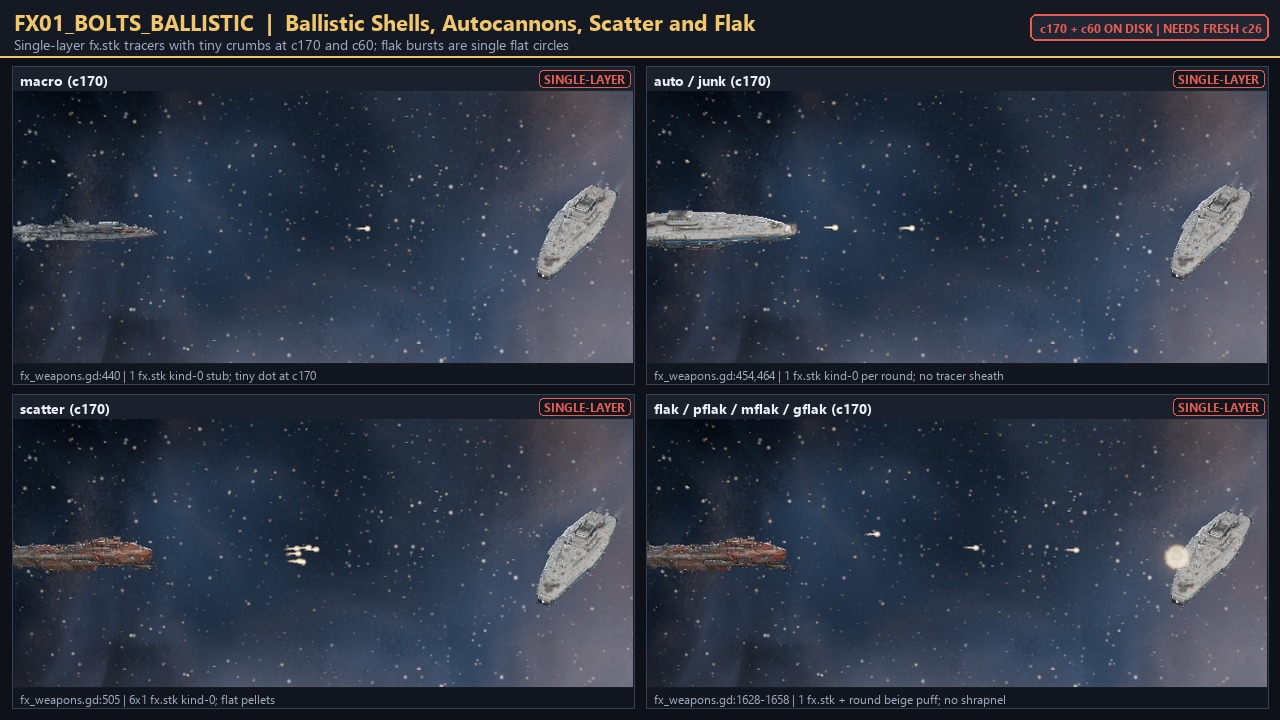
#> input picture contrib/neon/reviews/effects_sweep_1124_pics/FX01_bolts_ballistic.jpg, 1280 x 720 px
$ python -i round5_sheets.py   (imports and definitions only)
#> lines starting #> are read from the running program, lines starting #| are printed output that depends on the picture; after the words box and inside, x2 and y2 are one past the last pixel; in counts of white or black regions, pixels touching at a corner belong together
#> further down, picture is the input picture: PIL image 1280x720 RGB; mean R, G, B 47.1, 53.7, 67.4
"""Matched round 5 evidence, fixed colour bins and cache/source verification."""
import hashlib
import json
import os
from pathlib import Path
import shutil
import struct
import textwrap

import numpy as np
from PIL import Image, ImageDraw, ImageFont
from scipy import ndimage

import round5_run as run
# [1 line that did not run here, left out]
CROPS={'battle':(608,417,1312,662),'close':(448,275,1472,805)}
ANCHORS=np.array([[40,39,38],[106,44,34],[184,64,42],[224,64,44]],np.float32)
CLASSES=['soot_dark','rust','red_trim','lit_red']


# [7 lines left out: function classify, not called in this run]


def silhouette(im):
    rgb=np.asarray(im.convert('RGB')).astype(float)
    border=np.concatenate([rgb[:8].reshape(-1,3),rgb[-8:].reshape(-1,3),rgb[:,:8].reshape(-1,3),rgb[:,-8:].reshape(-1,3)])
    mask=np.max(abs(rgb-np.median(border,axis=0)),axis=2)>22
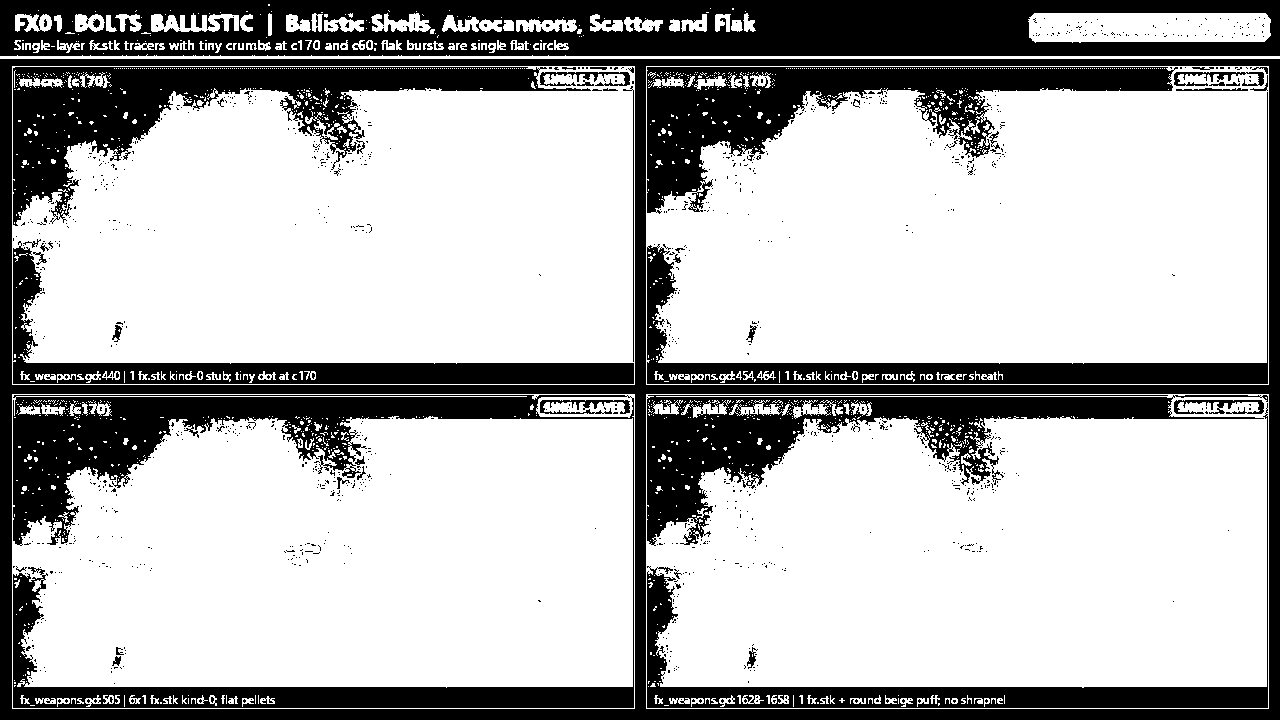
#> mask: shape (720, 1280) bool; 70.3% white; 1173 black regions (1126 under 20 px), largest, box (x1, y1, x2, y2) and area: (0, 59, 1280, 720) 56116, (0, 0, 1280, 56) 54981, (13, 395, 634, 708) 39136
    labels,_=ndimage.label(mask);sizes=np.bincount(labels.ravel());sizes[0]=0
#> after `labels, _ = ndimage.label(mask)`:
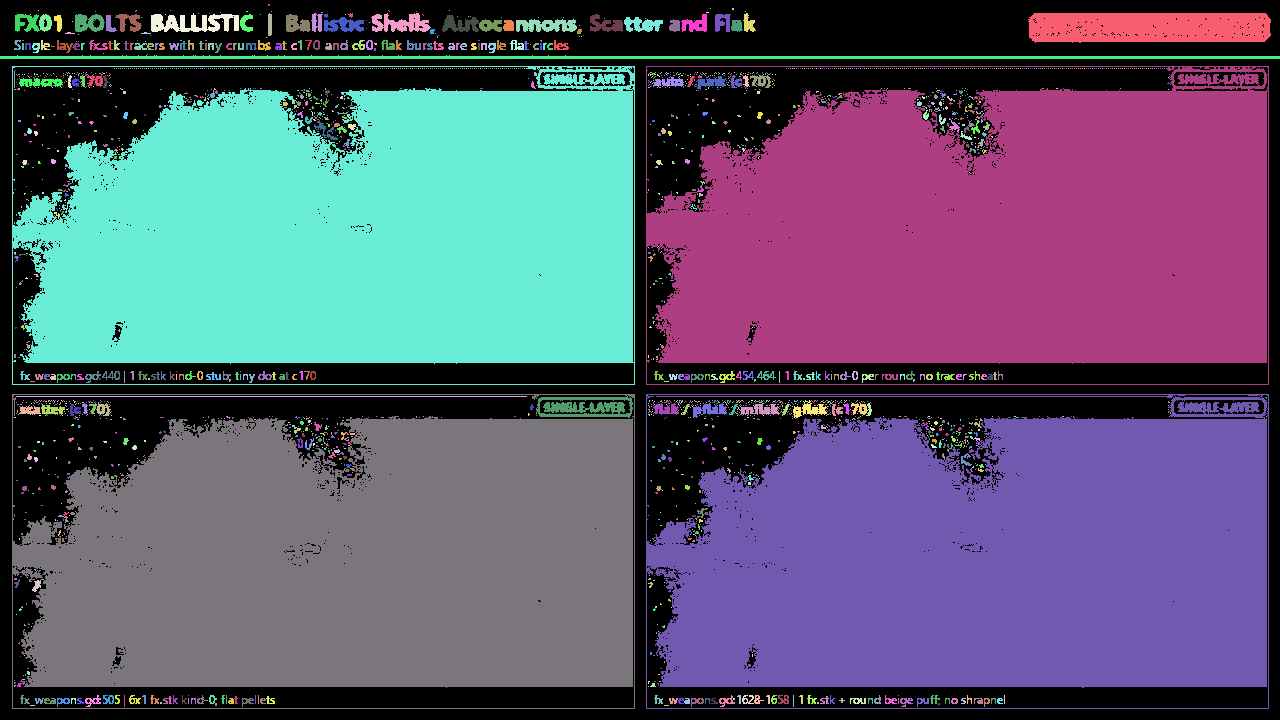
#> labels: shape (720, 1280) int32; 2539 distinct labels, from 0 to 2538; one colour per label, 0 black
#> after `sizes = np.bincount(labels.ravel())`: sizes = 2539 values, max 273290 at index 0, min 1 at index 2, mean 363
    mask=np.isin(labels,np.where(sizes>sizes.max()*.008)[0])
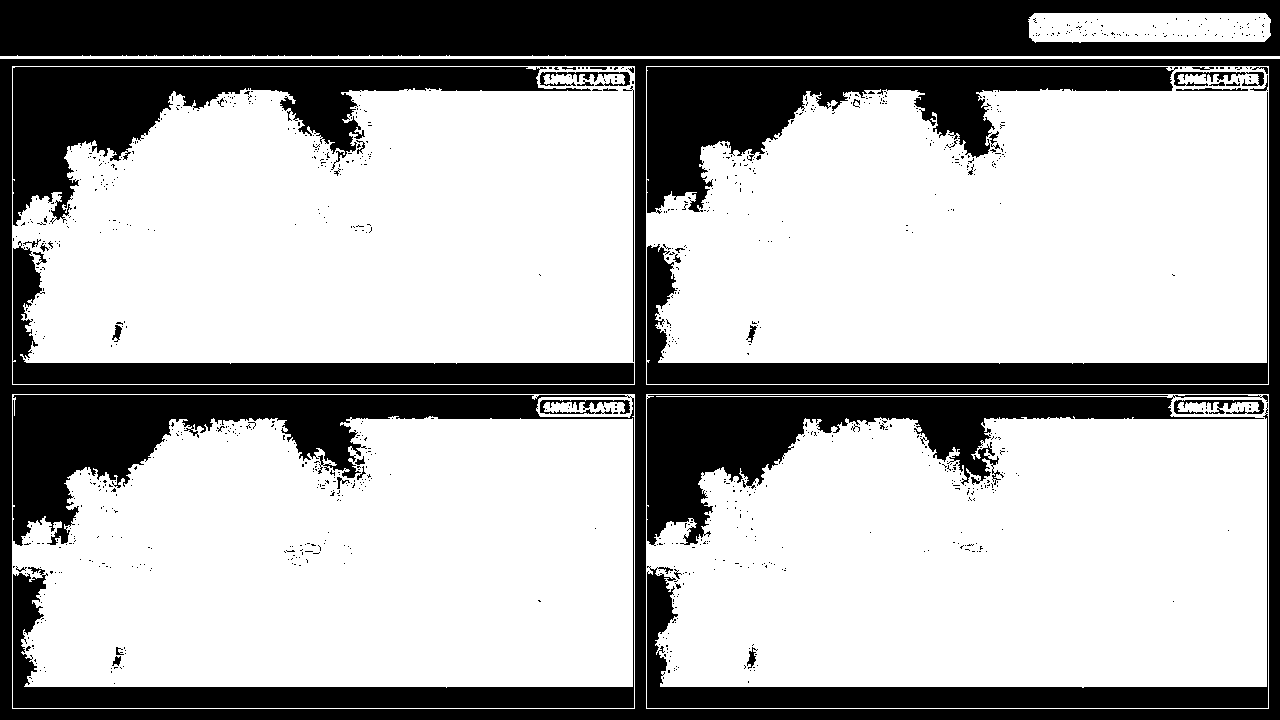
#> mask: shape (720, 1280) bool; 67.7% white; 1028 black regions (982 under 20 px), largest, box (x1, y1, x2, y2) and area: (0, 0, 1280, 56) 64701, (0, 59, 1280, 720) 56116, (13, 395, 634, 708) 42673
    return ndimage.binary_fill_holes(mask)
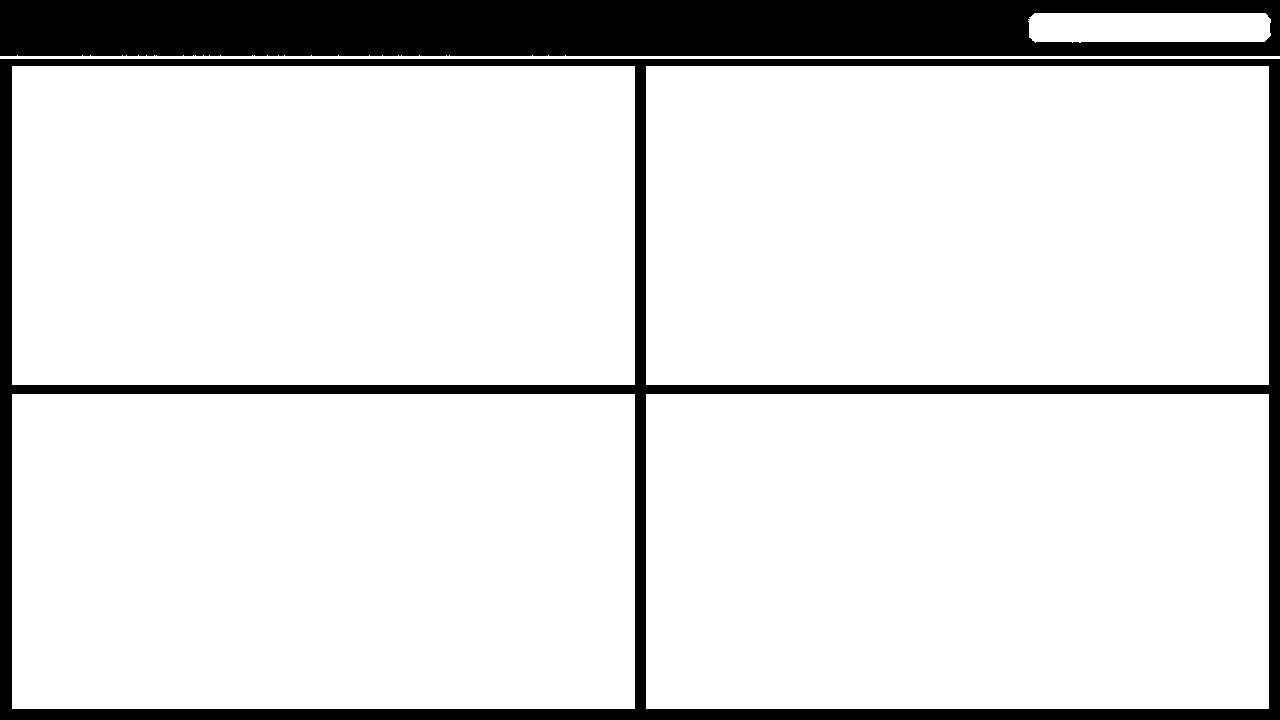
#> returned value: shape (720, 1280) bool; 86.9% white; 2 black regions, box (x1, y1, x2, y2) and area: (0, 0, 1280, 56) 64701, (0, 59, 1280, 720) 56116


# [166 lines left out: functions reference, colour_balance, geometry_digest, verify, not called in this run]


# [1 line that did not run here, left out]


# [167 lines left out: function main, not called in this run]

>>> from PIL import Image
>>> picture = Image.open('../../../contrib/neon/reviews/effects_sweep_1124_pics/FX01_bolts_ballistic.jpg')
>>> result = silhouette(picture)

$ run again, on contrib/neon/reviews/effects_sweep_1124_pics/FX02_bolts_energy_bio.jpg
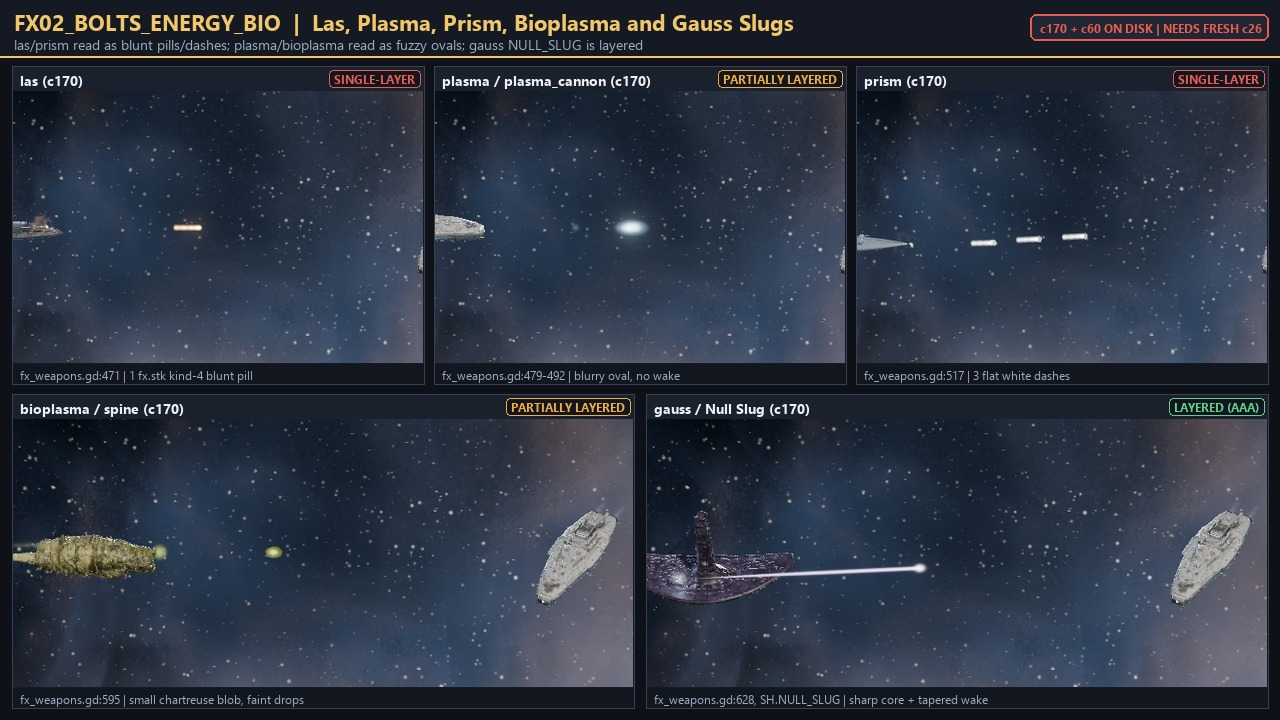
#> input picture contrib/neon/reviews/effects_sweep_1124_pics/FX02_bolts_energy_bio.jpg, 1280 x 720 px
#> picture is the input picture: PIL image 1280x720 RGB; mean R, G, B 45.2, 52.9, 66.9
#> in silhouette, `labels, _ = ndimage.label(mask)`:
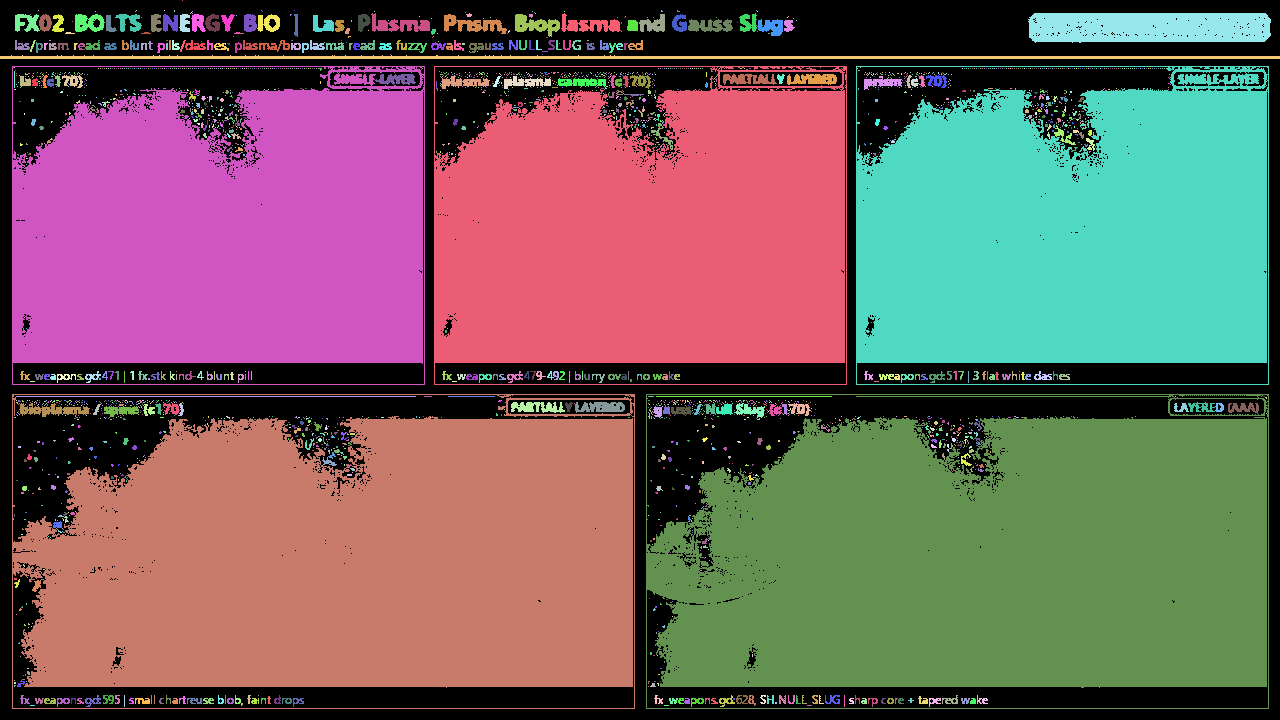
#> labels: shape (720, 1280) int32; 2597 distinct labels, from 0 to 2596; one colour per label, 0 black
#> sizes = 2597 values, max 258800 at index 0, min 1 at index 1, mean 354.9
#> in silhouette, `return ndimage.binary_fill_holes(mask)`:
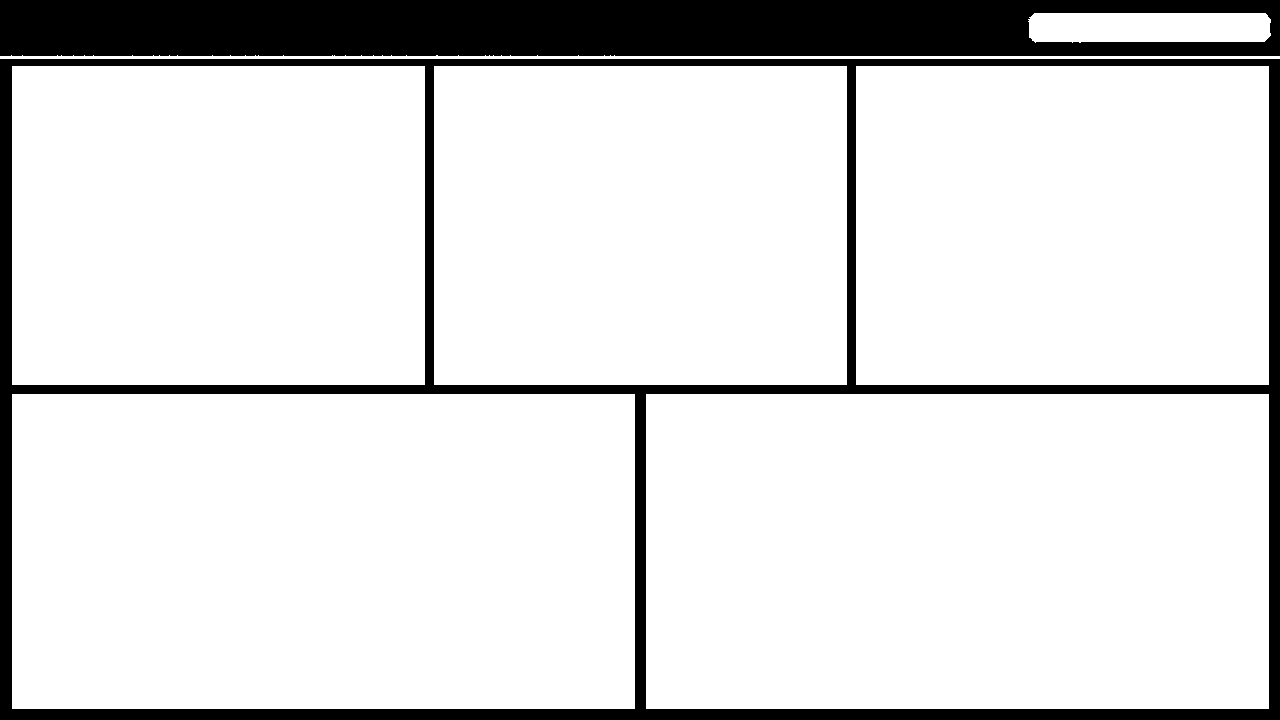
#> returned value: shape (720, 1280) bool; 86.6% white; 2 black regions, box (x1, y1, x2, y2) and area: (0, 0, 1280, 56) 64694, (0, 59, 1280, 720) 58349
